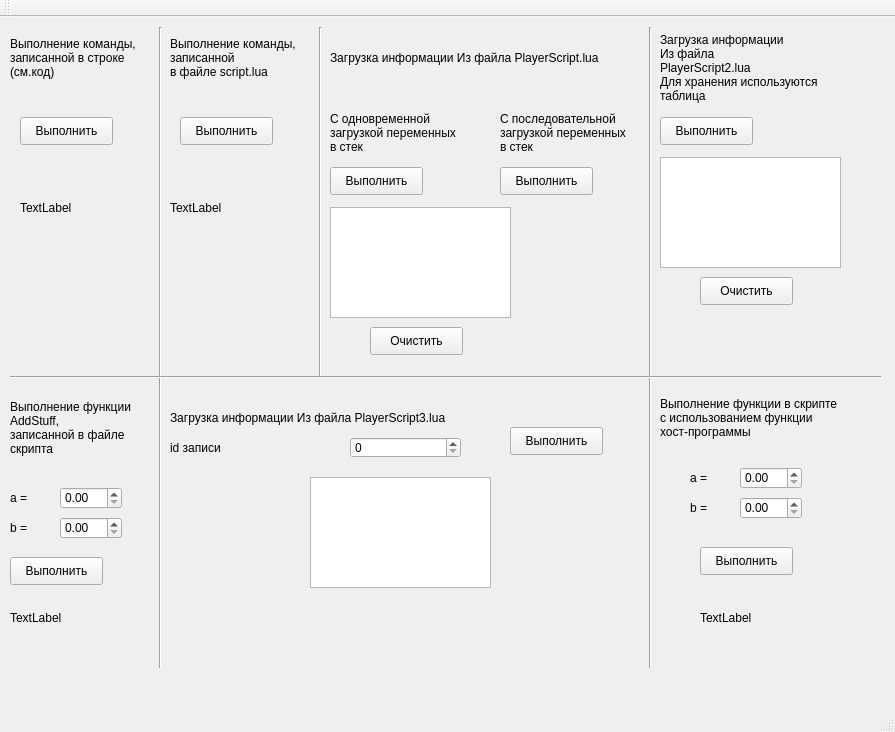
<?xml version="1.0" encoding="UTF-8"?>
<ui version="4.0">
 <class>MainWindow</class>
 <widget class="QMainWindow" name="MainWindow">
  <property name="geometry">
   <rect>
    <x>0</x>
    <y>0</y>
    <width>895</width>
    <height>732</height>
   </rect>
  </property>
  <property name="windowTitle">
   <string>MainWindow</string>
  </property>
  <widget class="QWidget" name="centralWidget">
   <widget class="QPushButton" name="pushButton">
    <property name="geometry">
     <rect>
      <x>20</x>
      <y>100</y>
      <width>93</width>
      <height>28</height>
     </rect>
    </property>
    <property name="text">
     <string>Выполнить</string>
    </property>
   </widget>
   <widget class="QLabel" name="label">
    <property name="geometry">
     <rect>
      <x>20</x>
      <y>170</y>
      <width>111</width>
      <height>41</height>
     </rect>
    </property>
    <property name="text">
     <string>TextLabel</string>
    </property>
   </widget>
   <widget class="Line" name="line">
    <property name="geometry">
     <rect>
      <x>150</x>
      <y>10</y>
      <width>20</width>
      <height>641</height>
     </rect>
    </property>
    <property name="orientation">
     <enum>Qt::Vertical</enum>
    </property>
   </widget>
   <widget class="QLabel" name="label_2">
    <property name="geometry">
     <rect>
      <x>10</x>
      <y>10</y>
      <width>141</width>
      <height>61</height>
     </rect>
    </property>
    <property name="text">
     <string>Выполнение команды,
записанной в строке
(см.код)</string>
    </property>
   </widget>
   <widget class="QPushButton" name="pushButton_fileOne">
    <property name="geometry">
     <rect>
      <x>180</x>
      <y>100</y>
      <width>93</width>
      <height>28</height>
     </rect>
    </property>
    <property name="text">
     <string>Выполнить</string>
    </property>
   </widget>
   <widget class="QLabel" name="label_fileOne">
    <property name="geometry">
     <rect>
      <x>170</x>
      <y>170</y>
      <width>111</width>
      <height>41</height>
     </rect>
    </property>
    <property name="text">
     <string>TextLabel</string>
    </property>
   </widget>
   <widget class="QLabel" name="label_3">
    <property name="geometry">
     <rect>
      <x>170</x>
      <y>10</y>
      <width>141</width>
      <height>61</height>
     </rect>
    </property>
    <property name="text">
     <string>Выполнение команды,
записанной
в файле script.lua</string>
    </property>
   </widget>
   <widget class="Line" name="line_2">
    <property name="geometry">
     <rect>
      <x>310</x>
      <y>10</y>
      <width>20</width>
      <height>351</height>
     </rect>
    </property>
    <property name="orientation">
     <enum>Qt::Vertical</enum>
    </property>
   </widget>
   <widget class="QLabel" name="label_4">
    <property name="geometry">
     <rect>
      <x>330</x>
      <y>10</y>
      <width>311</width>
      <height>61</height>
     </rect>
    </property>
    <property name="text">
     <string>Загрузка информации Из файла PlayerScript.lua</string>
    </property>
   </widget>
   <widget class="QPushButton" name="pushButton_PlayerfileLoad1">
    <property name="geometry">
     <rect>
      <x>330</x>
      <y>150</y>
      <width>93</width>
      <height>28</height>
     </rect>
    </property>
    <property name="text">
     <string>Выполнить</string>
    </property>
   </widget>
   <widget class="QLabel" name="label_5">
    <property name="geometry">
     <rect>
      <x>330</x>
      <y>80</y>
      <width>141</width>
      <height>71</height>
     </rect>
    </property>
    <property name="text">
     <string>С одновременной
загрузкой переменных
в стек</string>
    </property>
   </widget>
   <widget class="QLabel" name="label_6">
    <property name="geometry">
     <rect>
      <x>500</x>
      <y>80</y>
      <width>141</width>
      <height>71</height>
     </rect>
    </property>
    <property name="text">
     <string>С последовательной
загрузкой переменных
в стек</string>
    </property>
   </widget>
   <widget class="QPushButton" name="pushButton_PlayerfileLoad2">
    <property name="geometry">
     <rect>
      <x>500</x>
      <y>150</y>
      <width>93</width>
      <height>28</height>
     </rect>
    </property>
    <property name="text">
     <string>Выполнить</string>
    </property>
   </widget>
   <widget class="Line" name="line_3">
    <property name="geometry">
     <rect>
      <x>640</x>
      <y>10</y>
      <width>20</width>
      <height>641</height>
     </rect>
    </property>
    <property name="orientation">
     <enum>Qt::Vertical</enum>
    </property>
   </widget>
   <widget class="QTextEdit" name="textEdit_playerFile_one">
    <property name="geometry">
     <rect>
      <x>330</x>
      <y>190</y>
      <width>181</width>
      <height>111</height>
     </rect>
    </property>
   </widget>
   <widget class="QPushButton" name="pushButton_clearLineEdit1">
    <property name="geometry">
     <rect>
      <x>370</x>
      <y>310</y>
      <width>93</width>
      <height>28</height>
     </rect>
    </property>
    <property name="text">
     <string>Очистить</string>
    </property>
   </widget>
   <widget class="QLabel" name="label_7">
    <property name="geometry">
     <rect>
      <x>660</x>
      <y>10</y>
      <width>191</width>
      <height>81</height>
     </rect>
    </property>
    <property name="text">
     <string>Загрузка информации
Из файла
PlayerScript2.lua
Для хранения используются
таблица</string>
    </property>
   </widget>
   <widget class="QPushButton" name="pushButton_PlayerfileLoad3">
    <property name="geometry">
     <rect>
      <x>660</x>
      <y>100</y>
      <width>93</width>
      <height>28</height>
     </rect>
    </property>
    <property name="text">
     <string>Выполнить</string>
    </property>
   </widget>
   <widget class="QTextEdit" name="textEdit_playerFile_two">
    <property name="geometry">
     <rect>
      <x>660</x>
      <y>140</y>
      <width>181</width>
      <height>111</height>
     </rect>
    </property>
   </widget>
   <widget class="QPushButton" name="pushButton_clearLineEdit2">
    <property name="geometry">
     <rect>
      <x>700</x>
      <y>260</y>
      <width>93</width>
      <height>28</height>
     </rect>
    </property>
    <property name="text">
     <string>Очистить</string>
    </property>
   </widget>
   <widget class="Line" name="line_4">
    <property name="geometry">
     <rect>
      <x>10</x>
      <y>350</y>
      <width>871</width>
      <height>21</height>
     </rect>
    </property>
    <property name="orientation">
     <enum>Qt::Horizontal</enum>
    </property>
   </widget>
   <widget class="QLabel" name="label_8">
    <property name="geometry">
     <rect>
      <x>10</x>
      <y>370</y>
      <width>141</width>
      <height>81</height>
     </rect>
    </property>
    <property name="text">
     <string>Выполнение функции
AddStuff,
записанной в файле
скрипта</string>
    </property>
   </widget>
   <widget class="QPushButton" name="pushButton_function1">
    <property name="geometry">
     <rect>
      <x>10</x>
      <y>540</y>
      <width>93</width>
      <height>28</height>
     </rect>
    </property>
    <property name="text">
     <string>Выполнить</string>
    </property>
   </widget>
   <widget class="QDoubleSpinBox" name="doubleSpinBox_a">
    <property name="geometry">
     <rect>
      <x>60</x>
      <y>470</y>
      <width>62</width>
      <height>22</height>
     </rect>
    </property>
   </widget>
   <widget class="QDoubleSpinBox" name="doubleSpinBox_b">
    <property name="geometry">
     <rect>
      <x>60</x>
      <y>500</y>
      <width>62</width>
      <height>22</height>
     </rect>
    </property>
   </widget>
   <widget class="QLabel" name="label_9">
    <property name="geometry">
     <rect>
      <x>10</x>
      <y>470</y>
      <width>55</width>
      <height>21</height>
     </rect>
    </property>
    <property name="text">
     <string>a =</string>
    </property>
   </widget>
   <widget class="QLabel" name="label_10">
    <property name="geometry">
     <rect>
      <x>10</x>
      <y>500</y>
      <width>55</width>
      <height>21</height>
     </rect>
    </property>
    <property name="text">
     <string>b =</string>
    </property>
   </widget>
   <widget class="QLabel" name="label_functionResult1">
    <property name="geometry">
     <rect>
      <x>10</x>
      <y>580</y>
      <width>131</width>
      <height>41</height>
     </rect>
    </property>
    <property name="text">
     <string>TextLabel</string>
    </property>
   </widget>
   <widget class="QLabel" name="label_11">
    <property name="geometry">
     <rect>
      <x>170</x>
      <y>370</y>
      <width>311</width>
      <height>61</height>
     </rect>
    </property>
    <property name="text">
     <string>Загрузка информации Из файла PlayerScript3.lua</string>
    </property>
   </widget>
   <widget class="QSpinBox" name="spinBox_index">
    <property name="geometry">
     <rect>
      <x>350</x>
      <y>420</y>
      <width>111</width>
      <height>21</height>
     </rect>
    </property>
   </widget>
   <widget class="QLabel" name="label_12">
    <property name="geometry">
     <rect>
      <x>170</x>
      <y>415</y>
      <width>171</width>
      <height>31</height>
     </rect>
    </property>
    <property name="text">
     <string>id записи</string>
    </property>
   </widget>
   <widget class="QTextEdit" name="textEdit_playerFile_three">
    <property name="geometry">
     <rect>
      <x>310</x>
      <y>460</y>
      <width>181</width>
      <height>111</height>
     </rect>
    </property>
   </widget>
   <widget class="QPushButton" name="pushButton_PlayerfileLoad4">
    <property name="geometry">
     <rect>
      <x>510</x>
      <y>410</y>
      <width>93</width>
      <height>28</height>
     </rect>
    </property>
    <property name="text">
     <string>Выполнить</string>
    </property>
   </widget>
   <widget class="QLabel" name="label_13">
    <property name="geometry">
     <rect>
      <x>660</x>
      <y>370</y>
      <width>221</width>
      <height>61</height>
     </rect>
    </property>
    <property name="text">
     <string>Выполнение функции в скрипте
с использованием функции
хост-программы</string>
    </property>
   </widget>
   <widget class="QPushButton" name="pushButton_function2">
    <property name="geometry">
     <rect>
      <x>700</x>
      <y>530</y>
      <width>93</width>
      <height>28</height>
     </rect>
    </property>
    <property name="text">
     <string>Выполнить</string>
    </property>
   </widget>
   <widget class="QLabel" name="label_functionResult2">
    <property name="geometry">
     <rect>
      <x>700</x>
      <y>580</y>
      <width>131</width>
      <height>41</height>
     </rect>
    </property>
    <property name="text">
     <string>TextLabel</string>
    </property>
   </widget>
   <widget class="QLabel" name="label_14">
    <property name="geometry">
     <rect>
      <x>690</x>
      <y>480</y>
      <width>55</width>
      <height>21</height>
     </rect>
    </property>
    <property name="text">
     <string>b =</string>
    </property>
   </widget>
   <widget class="QDoubleSpinBox" name="doubleSpinBox_a_2">
    <property name="geometry">
     <rect>
      <x>740</x>
      <y>450</y>
      <width>62</width>
      <height>22</height>
     </rect>
    </property>
   </widget>
   <widget class="QLabel" name="label_15">
    <property name="geometry">
     <rect>
      <x>690</x>
      <y>450</y>
      <width>55</width>
      <height>21</height>
     </rect>
    </property>
    <property name="text">
     <string>a =</string>
    </property>
   </widget>
   <widget class="QDoubleSpinBox" name="doubleSpinBox_b_2">
    <property name="geometry">
     <rect>
      <x>740</x>
      <y>480</y>
      <width>62</width>
      <height>22</height>
     </rect>
    </property>
   </widget>
  </widget>
  <widget class="QMenuBar" name="menuBar">
   <property name="geometry">
    <rect>
     <x>0</x>
     <y>0</y>
     <width>895</width>
     <height>26</height>
    </rect>
   </property>
  </widget>
  <widget class="QToolBar" name="mainToolBar">
   <attribute name="toolBarArea">
    <enum>TopToolBarArea</enum>
   </attribute>
   <attribute name="toolBarBreak">
    <bool>false</bool>
   </attribute>
  </widget>
  <widget class="QStatusBar" name="statusBar"/>
 </widget>
 <layoutdefault spacing="6" margin="11"/>
 <resources/>
 <connections/>
</ui>
